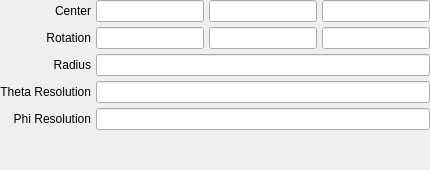
         <widget class="QWidget" name="sphere">
          <layout class="QGridLayout" name="gridLayout_3">
           <property name="margin">
            <number>0</number>
           </property>
           <property name="spacing">
            <number>5</number>
           </property>
           <item row="3" column="1">
            <widget class="LineEdit" name="lineedit_sphere_theta_resolution"/>
           </item>
           <item row="4" column="1">
            <widget class="LineEdit" name="lineedit_sphere_phi_resolution"/>
           </item>
           <item row="2" column="1">
            <widget class="LineEdit" name="lineedit_sphere_radius"/>
           </item>
           <item row="0" column="0">
            <widget class="QLabel" name="label_9">
             <property name="text">
              <string>Center</string>
             </property>
             <property name="alignment">
              <set>Qt::AlignRight|Qt::AlignTrailing|Qt::AlignVCenter</set>
             </property>
            </widget>
           </item>
           <item row="3" column="0">
            <widget class="QLabel" name="label_11">
             <property name="text">
              <string>Theta Resolution</string>
             </property>
             <property name="alignment">
              <set>Qt::AlignRight|Qt::AlignTrailing|Qt::AlignVCenter</set>
             </property>
            </widget>
           </item>
           <item row="4" column="0">
            <widget class="QLabel" name="label_12">
             <property name="text">
              <string>Phi Resolution</string>
             </property>
             <property name="alignment">
              <set>Qt::AlignRight|Qt::AlignTrailing|Qt::AlignVCenter</set>
             </property>
            </widget>
           </item>
           <item row="2" column="0">
            <widget class="QLabel" name="label_10">
             <property name="text">
              <string>Radius</string>
             </property>
             <property name="alignment">
              <set>Qt::AlignRight|Qt::AlignTrailing|Qt::AlignVCenter</set>
             </property>
            </widget>
           </item>
           <item row="6" column="0">
            <spacer name="verticalSpacer_4">
             <property name="orientation">
              <enum>Qt::Vertical</enum>
             </property>
             <property name="sizeHint" stdset="0">
              <size>
               <width>20</width>
               <height>40</height>
              </size>
             </property>
            </spacer>
           </item>
           <item row="0" column="1">
            <widget class="QFrame" name="frame_10">
             <property name="frameShape">
              <enum>QFrame::NoFrame</enum>
             </property>
             <property name="frameShadow">
              <enum>QFrame::Plain</enum>
             </property>
             <layout class="QHBoxLayout" name="horizontalLayout_7">
              <property name="spacing">
               <number>5</number>
              </property>
              <property name="margin">
               <number>0</number>
              </property>
              <item>
               <widget class="LineEdit" name="lineedit_sphere_center_x"/>
              </item>
              <item>
               <widget class="LineEdit" name="lineedit_sphere_center_y"/>
              </item>
              <item>
               <widget class="LineEdit" name="lineedit_sphere_center_z"/>
              </item>
             </layout>
            </widget>
           </item>
           <item row="1" column="0">
            <widget class="QLabel" name="label_51">
             <property name="text">
              <string>Rotation</string>
             </property>
             <property name="alignment">
              <set>Qt::AlignRight|Qt::AlignTrailing|Qt::AlignVCenter</set>
             </property>
            </widget>
           </item>
           <item row="1" column="1">
            <widget class="QFrame" name="frame_26">
             <property name="frameShape">
              <enum>QFrame::NoFrame</enum>
             </property>
             <property name="frameShadow">
              <enum>QFrame::Plain</enum>
             </property>
             <property name="lineWidth">
              <number>0</number>
             </property>
             <layout class="QHBoxLayout" name="horizontalLayout_21">
              <property name="spacing">
               <number>5</number>
              </property>
              <property name="margin">
               <number>0</number>
              </property>
              <item>
               <widget class="LineEdit" name="lineedit_sphere_rotation_x"/>
              </item>
              <item>
               <widget class="LineEdit" name="lineedit_sphere_rotation_y"/>
              </item>
              <item>
               <widget class="LineEdit" name="lineedit_sphere_rotation_z"/>
              </item>
             </layout>
            </widget>
           </item>
          </layout>
         </widget>
